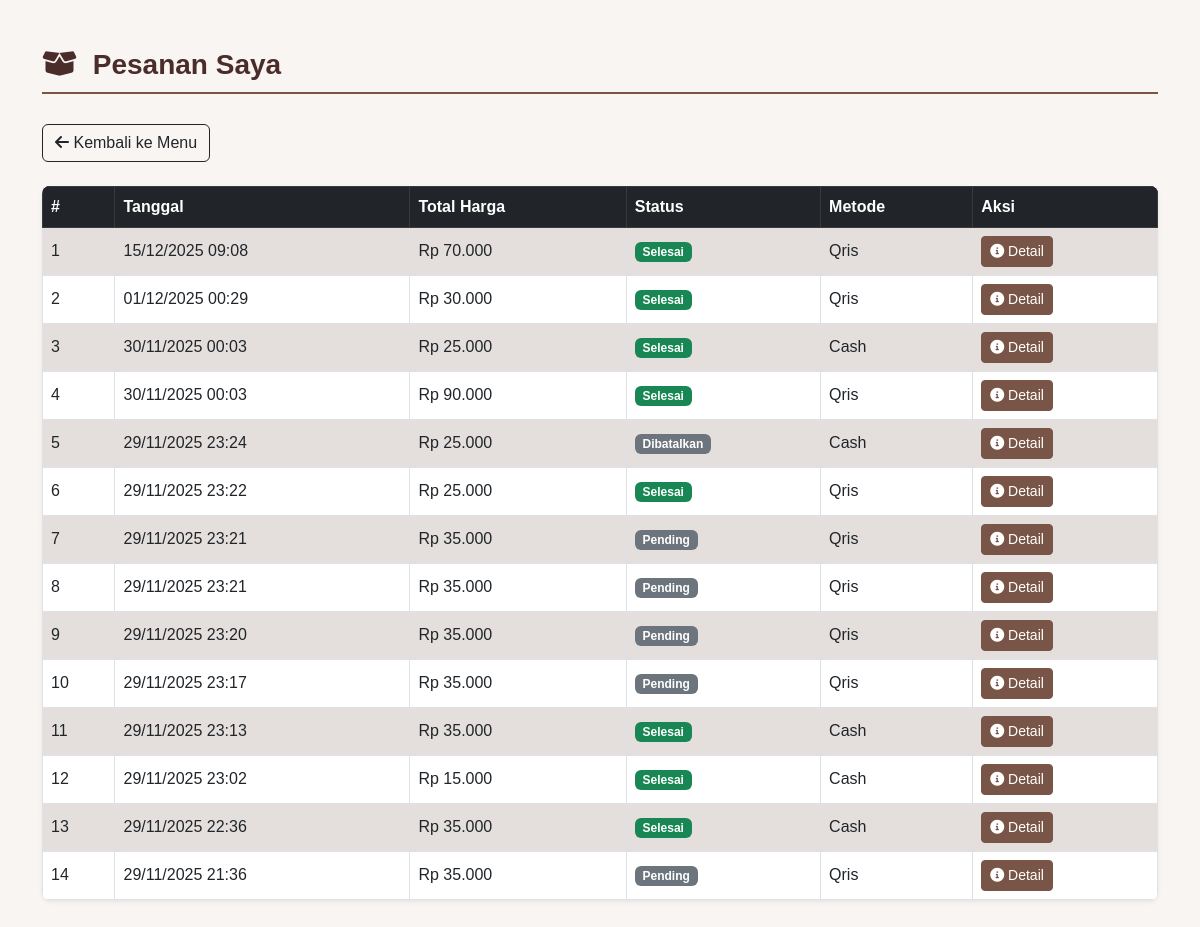
The page /KopiCa/public/orders.php (signed in) on the database its author committed.
### tables this page shows
CREATE TABLE `pesanan` (
  `id_pesanan` int(11) NOT NULL,
  `id_user` int(11) NOT NULL,
  `total_harga` decimal(14,2) NOT NULL,
  `status` enum('pending','diproses','selesai','dibatalkan') DEFAULT 'pending',
  `tanggal_pesan` datetime DEFAULT current_timestamp(),
  `alamat` text DEFAULT NULL,
  `metode_pembayaran` enum('Cash','Qris') DEFAULT NULL
);

### KopiCa/config.php (called while the page is built, shortened)
<?php
function e($str) {
    return htmlspecialchars($str ?? '', ENT_QUOTES, 'UTF-8');
}
?>

### KopiCa/public/orders.php (the view, shortened to what this page needs)
<?php
include '../config.php';
$id_user = $_SESSION['user']['id_user'];
$stmt = $koneksi->prepare("SELECT * FROM pesanan WHERE id_user = ? ORDER BY tanggal_pesan DESC");
$stmt->bind_param("i", $id_user);
$stmt->execute();
$result = $stmt->get_result();
?>
<!DOCTYPE html>
<html lang="id">
<head>
    <link href="https://cdn.jsdelivr.net/npm/bootstrap@5.3.0/dist/css/bootstrap.min.css" rel="stylesheet">
    <link rel="stylesheet" href="https://cdnjs.cloudflare.com/ajax/libs/font-awesome/6.0.0-beta3/css/all.min.css">
</head>
<body>
<section class="container my-5">
  <h3><i class="fas fa-box-open me-2"></i> Pesanan Saya</h3>
  <div class="mb-4">
    <a href="../public/menu.php" class="btn btn-outline-dark">
        <i class="fas fa-arrow-left"></i> Kembali ke Menu
    </a>
</div>
  <?php if ($result->num_rows == 0): ?>
    <div class="alert alert-info shadow-sm">Belum ada pesanan. <a href="index.php">Belanja sekarang</a></div>
  <?php else: ?>
    <div class="table-responsive shadow-sm rounded-3 overflow-hidden">
        <table class="table table-bordered table-striped align-middle mb-0">
          <thead class="table-dark">
            <tr>
              <th>#</th>
              <th>Tanggal</th>
              <th>Total Harga</th>
              <th>Status</th>
              <th>Metode</th>
              <th>Aksi</th>
            </tr>
          </thead>
          <tbody>
            <?php
            $no = 1;
            while($p = $result->fetch_assoc()):
            ?>
            <tr>
              <td><?= $no++ ?></td>
              <td><?= date('d/m/Y H:i', strtotime($p['tanggal_pesan'])) ?></td>
              <td>Rp <?= number_format($p['total_harga'], 0, ',', '.') ?></td>
              <td>
                <?php
                  $badge = [
                    'pending' => 'secondary',
                    'diproses' => 'info',
                    'selesai' => 'success',
                    'dibatal' => 'danger'
                  ][$p['status']] ?? 'secondary';
                ?>
                <span class="badge bg-<?= $badge ?>"><?= ucfirst($p['status']) ?></span>
              </td>
              <td><?= e($p['metode_pembayaran']) ?></td>
              <td>
                  <a href="order_detail.php?id=<?= $p['id_pesanan'] ?>" class="btn btn-sm btn-dark">
                      <i class="fas fa-info-circle"></i> Detail
                  </a>
              </td>
            </tr>
            <?php endwhile; ?>
          </tbody>
        </table>
    </div>
  <?php endif; ?>
</section>
</body>
</html>

### KopiCa/public/orders.php (style rules this page uses)
:root { --color-coffee-dark: #4A2C2A; --color-coffee-medium: #795548; --color-cream-light: #F8F5F2; --color-white: #ffffff; }
body { background-color: var(--color-cream-light); color: var(--color-coffee-dark); font-family: Arial, sans-serif; }
.table-dark { background-color: var(--color-coffee-dark) !important; color: var(--color-cream-light); }
.table-striped > tbody > tr:nth-of-type(odd) > * { background-color: #f0ebe8; }
h3 { color: var(--color-coffee-dark); border-bottom: 2px solid var(--color-coffee-medium); padding-bottom: 10px; margin-bottom: 30px; font-weight: 700; }
.btn-dark { background-color: var(--color-coffee-medium); border-color: var(--color-coffee-medium); }

### rows shown on the page
pesanan: tanggal_pesan "15/12/2025 09:08", total_harga "70.000", status "Selesai", metode_pembayaran "Qris"
pesanan: tanggal_pesan "01/12/2025 00:29", total_harga "30.000", status "Selesai", metode_pembayaran "Qris"
pesanan: tanggal_pesan "30/11/2025 00:03", total_harga "25.000", status "Selesai", metode_pembayaran "Cash"
pesanan: tanggal_pesan "30/11/2025 00:03", total_harga "90.000", status "Selesai", metode_pembayaran "Qris"
pesanan: tanggal_pesan "29/11/2025 23:24", total_harga "25.000", status "Dibatalkan", metode_pembayaran "Cash"
pesanan: tanggal_pesan "29/11/2025 23:22", total_harga "25.000", status "Selesai", metode_pembayaran "Qris"
pesanan: tanggal_pesan "29/11/2025 23:21", total_harga "35.000", status "Pending", metode_pembayaran "Qris"
pesanan: tanggal_pesan "29/11/2025 23:21", total_harga "35.000", status "Pending", metode_pembayaran "Qris"
pesanan: tanggal_pesan "29/11/2025 23:20", total_harga "35.000", status "Pending", metode_pembayaran "Qris"
pesanan: tanggal_pesan "29/11/2025 23:17", total_harga "35.000", status "Pending", metode_pembayaran "Qris"
pesanan: tanggal_pesan "29/11/2025 23:13", total_harga "35.000", status "Selesai", metode_pembayaran "Cash"
pesanan: tanggal_pesan "29/11/2025 23:02", total_harga "15.000", status "Selesai", metode_pembayaran "Cash"
pesanan: tanggal_pesan "29/11/2025 22:36", total_harga "35.000", status "Selesai", metode_pembayaran "Cash"
pesanan: tanggal_pesan "29/11/2025 21:36", total_harga "35.000", status "Pending", metode_pembayaran "Qris"
